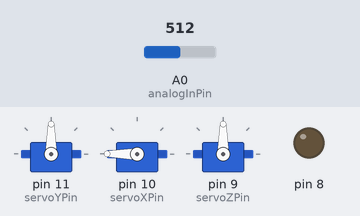
Recording of a sketch running on a simulated Arduino Uno, built with avr-gcc and run on an emulated ATmega328P. On the bench: 3 × servo, output pins drawn as LEDs (lit = HIGH). The inputs (shaded band) are chosen by the test bench; at power-on: A0 (analogInPin) = 512. What the sketch prints to the serial monitor is not drawn.

Above: at 1.2 s.
1.3 s: A0 (analogInPin) set to 716
At 2.1 s:
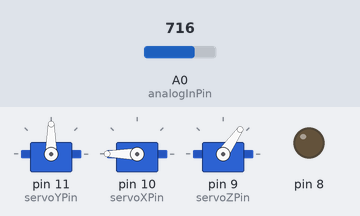
2.8 s: A0 (analogInPin) set to 900
At 3.2 s:
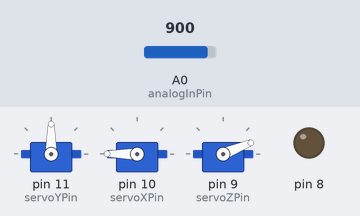
4.3 s: A0 (analogInPin) set to 1023
At 5.5 s:
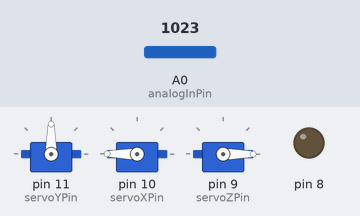
5.8 s: A0 (analogInPin) set to 306
At 6.7 s:
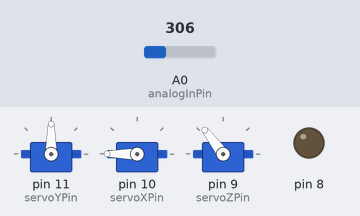
7.3 s: A0 (analogInPin) set to 122
At 8.0 s:
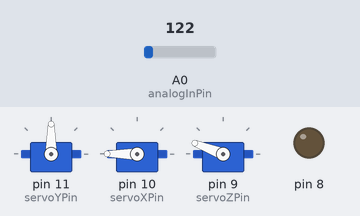
8.8 s: A0 (analogInPin) set to 0
At 10.2 s:
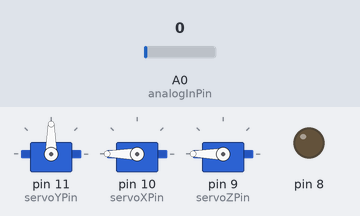
Timing chart, 0 to 11.3 s (numbered marks = the images above; inputs shaded):
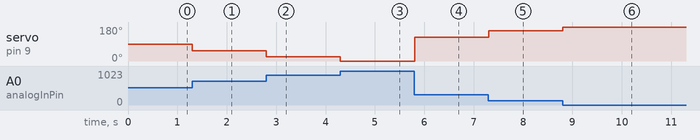

The sketch:

finalprojectarduino4.ino
```cpp
#include <Servo.h>

Servo servoX;  // create servo object to control an X axis servo
Servo servoY;// and for Y
Servo servoZ;


// (a maximum of eight servo objects can be created!)

int servoXPin = 10;  // what pins are our servos connected to?
int servoYPin = 11;
int servoZPin = 9;

int posX = 180;    // variable to store the servo position
int posY = 90;// variable to store the other servo position
int posZ = 180;
const int analogInPin = A0;
int sensorValue = 0;

void setup() {
  Serial.begin(9600);  // we're gonna use serial comm.

  // "attach" servos
  servoY.attach(servoYPin);  // attaches the servo on pin 10 to the servo object
  servoX.attach(servoXPin);// attaches the servo on pin 11 to the servo object
  servoZ.attach(servoZPin);

  pinMode(8, OUTPUT);
}

void loop() {

  sensorValue = analogRead(analogInPin);
  sensorValue = map(sensorValue, 0, 1023, 180, 0);
  //   see if there is available serial data
  if (Serial.available() > 2) {

    // read the incoming bytes
    posX = Serial.read();
    posY = Serial.read();
    posZ = Serial.read();
  }


  servoX.write(posX);
  servoY.write(posY);
  //servoZ.write(posZ);

  //if (sensorValue <= 20) {
    servoZ.write(sensorValue);


  Serial.println(sensorValue);
  if (posZ == 0)
    digitalWrite(8, HIGH);
  //delay(1000);
  if (posZ == 180)
    digitalWrite(8, LOW);
  //delay(1000);
}
```

Measured:
- after the input at 1.3 s, servo on pin 9 (servoZPin): 90° → 55° at once
- after the input at 2.8 s, servo on pin 9 (servoZPin): 55° → 22° at once
- after the input at 4.3 s, servo on pin 9 (servoZPin): 22° → 0° at once
- after the input at 5.8 s, servo on pin 9 (servoZPin): 0° → 127° at once
- after the input at 7.3 s, servo on pin 9 (servoZPin): 127° → 159° at once
- after the input at 8.8 s, servo on pin 9 (servoZPin): 159° → 180° at once
